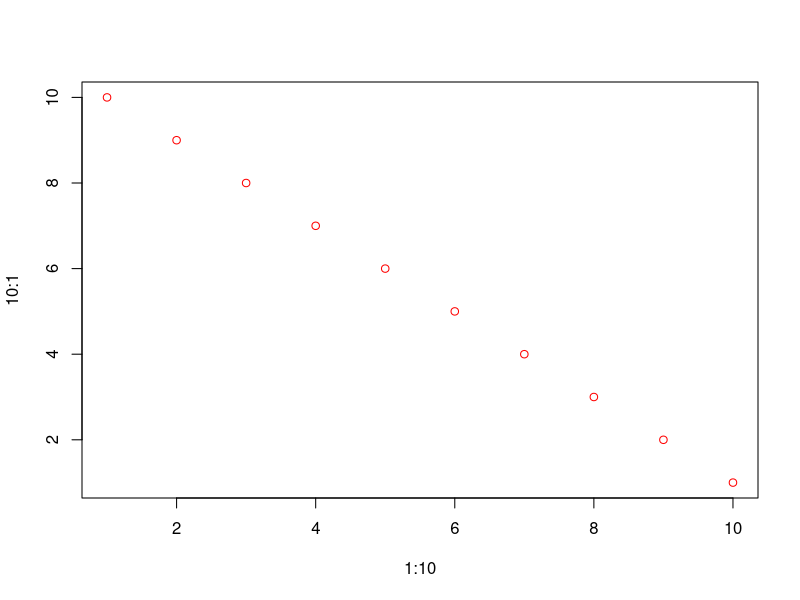

Source code (R): (Note: this script raises an error after producing the figure.)
fun <- function(a,b,c){
  cat(a, "-", b, "-", c)
  
}
fun(5,6,7)

fun(b=6, a=5, c=7)
fun(b=7,4,5)

fun <- function(a=1, b=3, c=9){
  cat(a, "-", b, "-", c)
}

fun(3,4,5)
fun()

fun(3,4)

help(plot)

fun <- function(x, ...){
  list(...)
}

fun(3, 8, 1:9, "aaa")

fun <- function(x, ...){
  ll <- list(...)
  ll[[1]] * x + ll[[2]]
}

fun(5, 1:10, 2)

plot(1:10, 10:1, col="red")

x <= rnorm(100)

x
hist(x)

mojhist <- function(x, ...) {
  n <-length(x)
  hist(x, breaks = n/10, ...)
}

mojhist(x)
mojhist(x, col="blue")

fun <- function(x) {
  print(deparse(substitute(x)))
}

fun(2*sin(x)+7)

plot(x, 2*sin(x))

#fabryki funkcji
mnoz.a <- function(a) {
  f <- function(x) a*x
  f
}

f2 <- mnoz.a(2)
f2(5)

f3 <- mnoz.a(3)
f3(5)


2+3
"+"(2,3)

#rekurencja

"+" <- function(a,b) {sin(base::"+"(a,b))}
2 + 3

rm("+")


"%subset%" <- function(A, B){
  setequal(A, intersect(A, B))
}

c(6,1,9) %subset% 1:10

c(11, 1,9) %subset% 1:10

x<- c(5,6,1)
names(x) <- c("aa", "bb", "cc")
names (x)

"f<-" <- function(x, value)

  "logarytmuj<-" <- function(x, value){
    x <- log(x, base=value)
    x
  }  

x <- 2:5
logarytmuj(x) <- 10
x


#Zadanie 10

# Funkcja, która mnoży wektor przez podaną liczbę
mnoz <- function(x) {
  function(multiplier) {
    x * multiplier
  }
}

# Funkcja podstawieniowa, która przypisuje nowe wartości do oryginalnego wektora
`mnoz<-` <- function(x, value) {
  multiplier <- value
  x[] <- x * multiplier
  x
}

# Tworzenie wektora
x <- c(1, 2, 3)

# Mnożenie elementów wektora x przez 5
mnoz(x) <- 5

# Wyświetlanie zmodyfikowanego wektora
print(x)

#zadanie 12

nwd <- function(a, b) {
  while (b != 0) {
    temp <- b
    b <- a %% b
    a <- temp
  }
  return(abs(a))
}

nwd(10,5)

nww <- function(a, b) {
  return(abs(a * b) / nwd(a, b))
}
nww(10,2)

rozkład_p <- function(a) {
  factors <- integer(0)  # Pusty wektor dla czynników pierwszych
  if (a < 2) {
    return(factors)  # Jeśli liczba mniejsza niż 2, zwróć pusty wektor
  }
  # Sprawdzanie podzielności przez 2
  while (a %% 2 == 0) {
    factors <- c(factors, 2)
    a <- a / 2
  }
  # Sprawdzanie podzielności przez kolejne liczby nieparzyste
  factor <- 3
  max_factor <- sqrt(a)
  while (factor <= max_factor) {
    while (a %% factor == 0) {
      factors <- c(factors, factor)
      a <- a / factor
      max_factor <- sqrt(a)
    }
    factor <- factor + 2
  }
  # Jeśli a > 1, to a jest liczbą pierwszą
  if (a > 1) {
    factors <- c(factors, a)
  }
  return(factors)
}

# NWD
print(nwd(24, 36))  # Powinno zwrócić 12

# NWW
print(nww(24, 36))  # Powinno zwrócić 72

# Rozkład na czynniki pierwsze
print(rozkład_p(360))  # Powinno zwrócić c(2, 2, 2, 3, 3, 5)


#zadanie 13
`%potegi%` <- function(left, right) {
  if (length(left) != length(right)) {
    stop("Wektory muszą być tej samej długości")
  }
  left^right
}

# Definiowanie wektorów
vektor1 <- c(2, 3, 4)
vektor2 <- c(2, 1, 3)


# Użycie zdefiniowanego operatora
wynik <- vektor1 %potegi% vektor2

# Wyświetlenie wyniku
print(wynik)  # Spodziewany wynik: c(4, 3, 64)

wynik2 <- c(2, 3, 4) %potegi% c(2, 1, 3)

print(wynik2)

roznicowe_wykr <- function(a, b, c, x1, n, plot_col = "blue", bg_col = "white", plot_title = "Trajektoria ciągu") {
  # Sprawdzenie, czy liczba wyrazów ciągu jest dodatnia
  if (n <= 0) {
    stop("Liczba wyrazów ciągu 'n' musi być większa od 0")
  }
  
  # Inicjalizacja wektora na ciąg wartości
  x <- numeric(n)
  x[1] <- x1
  
  # Obliczanie kolejnych wyrazów ciągu
  for (i in 2:n) {
    x[i] <- a * x[i-1]^2 + b * x[i-1] + c
  }
  
  # Rysowanie wykresu
  plot(x, type = 'b', col = plot_col, bg = bg_col, pch = 21, main = plot_title,
       xlab = "Indeks", ylab = "Wartość", lwd = 2, ylim = c(min(x), max(x)))
}

roznicowe_wykr(a = 0.5, b = 1, c = 1, x1 = 1, n = 10, plot_col = "red", bg_col = "gray", plot_title = "Przykład ciągu różnicowego")

ff <- function(x) {
  exp <- function(z)
    return(2*z)
  exp(x)
}

ff(1)

exp(2)

